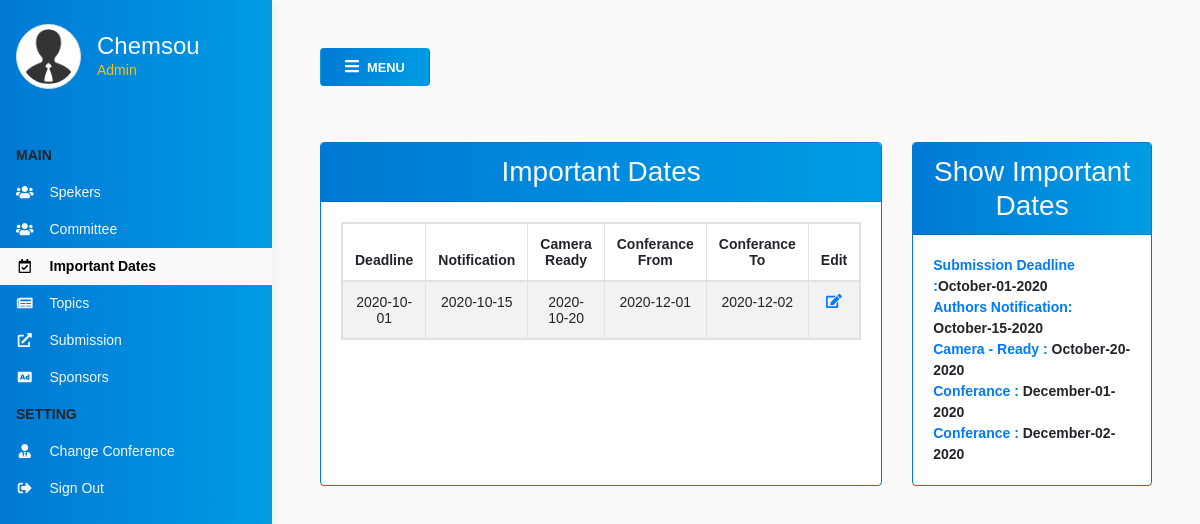
The page /Admin/ImportantDates.php (signed in) on the database its author committed.
### tables this page shows
CREATE TABLE `General_Chairs`(
   ID_GC INT,
   Name VARCHAR(255) NOT NULL,
   University VARCHAR(255) NOT NULL,
   Country VARCHAR(255) NOT NULL,
   username VARCHAR(50) NOT NULL,
   pswd VARCHAR(50) NOT NULL,
   PRIMARY KEY(ID_GC)
);

CREATE TABLE `Important_Dates`(
   ID_IMP INT,
   Deadline DATE NOT NULL,
   Notification DATE NOT NULL,
   Camera_Ready DATE NOT NULL,
   ConferenceFr DATE NOT NULL,
   ConferenceTo DATE NOT NULL,
   PRIMARY KEY(ID_IMP)
);

### Admin/ImportantDates.php (the view, shortened to what this page needs)
<?php include("includes/header.php"); ?>
<div class="page-content p-5" id="content">
  <button id="sidebarCollapse" type="button" class="btn rounded-pill shadow-sm px-4 mb-5"><i class="fa fa-bars mr-2"></i><small class="text-uppercase font-weight-bold">Menu</small></button>
<div class="row">
<div class="col my-2">
      <div class="card card-outline-secondary h-100">
        <div class="card-header" >
            <h3 class="mb-0 text-center text-light">Important Dates</h3>
        </div>
        <div class="card-body">
        <table class="table table-responsive table-striped table-bordered">
          <thead>
              <tr>
                  <th scope="col">Deadline</th>
                  <th scope="col">Notification</th>
                  <th scope="col">Camera Ready</th>
                  <th scope="col">Conferance From</th>
                  <th scope="col">Conferance To</th>
                  <th scope="col">Edit</th>
              </tr>
          </thead>
          <tbody>
          <?php
            $sql="SELECT * FROM important_dates";
            $res=mysqli_query($conn,$sql);
            while( $row= mysqli_fetch_array($res) ) {
              echo "<tr>";
              echo "<td>".$row['Deadline']."</td>";
              echo "<td>".$row['Notification']."</td>";
              echo "<td>".$row['Camera_Ready']."</td>";
              echo "<td>".$row['ConferenceFr']."</td>";
              echo "<td>".$row['ConferenceTo']."</td>";
              echo "<td> <a href='#Dates_".$row['ID_IMP']."'' class='btn-md' data-toggle='modal'><i class='fas fa-edit text-primary'></i></a> </td>";
              echo "</tr>";
            ?>
          </tbody>
        </table>
        </div>
      </div>
</div>
<div class="col my-2">
      <div class="card card-outline-secondary h-100" >
        <div class="card-header">
            <h3 class="mb-0 text-center text-light">Show Important Dates</h3>
        </div>
        <div class="card-body">
        <?php
            $row['Deadline']=date("F-d-Y",strtotime($row['Deadline']));
            $row['Notification']=date("F-d-Y",strtotime($row['Notification']));
            $row['Camera_Ready']=date("F-d-Y",strtotime($row['Camera_Ready']));
            $row['ConferenceFr']=date("F-d-Y",strtotime($row['ConferenceFr']));
            $row['ConferenceTo']=date("F-d-Y",strtotime($row['ConferenceTo']));
            echo "<span class='text-primary font-weight-bold'>Submission Deadline :</span><b>".$row['Deadline']."</b> <br>";
            echo "<span class='text-primary font-weight-bold'>Authors Notification: </span><b>".$row['Notification']."</b> <br>";
            echo "<span class='text-primary font-weight-bold'>Camera - Ready : </span><b>".$row['Camera_Ready']."</b> <br>";
            echo "<span class='text-primary font-weight-bold'>Conferance : </span><b>".$row['ConferenceFr']."</b> <br>";
            echo "<span class='text-primary font-weight-bold'>Conferance : </span><b>".$row['ConferenceTo']."</b> <br>";
                    }
            ?>
        </div>
      </div>
</div>
</div>
<?php include("includes/footer.php"); ?>

### Admin/includes/header.php (shortened to what this page needs)
<?php
    include "database.php";
?>
<!DOCTYPE html>
<html>
<head>
    <link rel="stylesheet" href="https://maxcdn.bootstrapcdn.com/bootstrap/4.0.0/css/bootstrap.min.css">
    <link rel="stylesheet" href="https://cdnjs.cloudflare.com/ajax/libs/font-awesome/5.14.0/css/all.min.css">
    <link rel="stylesheet" href="https://cdn.datatables.net/1.10.21/css/dataTables.bootstrap4.min.css">
    <link rel="stylesheet" href="https://cdnjs.cloudflare.com/ajax/libs/animate.css/4.0.0/animate.min.css"/>
    <link rel="stylesheet" href="css/Style.css">
</head>
<body>
<div class="vertical-nav " id="sidebar">
  <div class="py-4 px-3 mb-4">
    <div class="media d-flex align-items-center"><img src="images/Admin.png" alt="..." width="65" class="mr-3 rounded-circle img-thumbnail shadow-sm">
      <div class="media-body">
        <a href="." class="m-0 text-light">
            <?php
                $sql ="SELECT username FROM general_chairs where ID_GC = '".$_SESSION['ID_GC']."'";
                $result = mysqli_query($conn, $sql);
                while($row = mysqli_fetch_assoc($result)) {
                    echo "<h4 class='m-0'>" . $row["username"] ."</h4>";
                }
            ?>
        </a>
        <p class="font-weight-light text-warning mb-0">Admin</p>
      </div>
    </div>
  </div>
  <p class="font-weight-bold text-uppercase px-3 py-2 mb-0">Main</p>
  <ul class="nav flex-column mb-0">
    <li class="nav-item">
      <a href="." class="nav-link text-light">
      <i class="fas fa-users mr-3 fa-fw"></i>Spekers
        </a>
    </li>
    <li class="nav-item">
      <a href="Committee.php" class="nav-link text-light">
        <i class="fas fa-users mr-3 fa-fw"></i>Committee
      </a>
    </li>
    <li class="nav-item">
      <a href="ImportantDates.php" class="nav-link text-light">
          <i class="far fa-calendar-check mr-3 fa-fw"></i>Important Dates
        </a>
    </li>
    <li class="nav-item">
      <a href="Topics.php" class="nav-link text-light">
        <i class="fas fa-newspaper mr-3 fa-fw"></i>Topics
      </a>
    </li>
    <li class="nav-item">
      <a href="Submission.php" class="nav-link text-light">
        <i class="fas fa-external-link-alt mr-3 fa-fw"></i>Submission
      </a>
    </li>
    <li class="nav-item">
      <a href="Sponsors.php" class="nav-link text-light">
        <i class="fas fa-ad mr-3 fa-fw"></i>Sponsors
      </a>
    </li>
  </ul>
  <p class="font-weight-bold text-uppercase px-3 py-2 mb-0">Setting</p>
  <ul class="nav flex-column mb-0">
    <li class="nav-item">
      <a href="ChangeConference.php" class="nav-link text-light">
          <i class="fas fa-user-tie mr-3 fa-fw"></i>Change Conference
        </a>
    </li>
    <li class="nav-item">
      <a href="Logout.php" class="nav-link text-light">
          <i class="fas fa-sign-out-alt mr-3 fa-fw"></i>Sign Out
        </a>
    </li>
  </ul>
</div>

### Admin/includes/footer.php (shortened to what this page needs)
</body>
</html>

### Admin/css/Style.css (style rules this page uses)
body { font-family: "Poppins", Arial, sans-serif; font-size: 14px; font-weight: normal; background: #fafafa; }
a { text-decoration: none !important; }
.nav-link.active { font-weight: bold; color: #000 !important; background-color: #fafafa !important; }
.vertical-nav { min-width: 17rem; width: 17rem; min-height: 100vh; position: fixed; top: 0; left: 0; box-shadow: 3px 3px 10px rgba(128, 125, 125, 0.1); transition: all 0.4s; background: linear-gradient(to right, rgb(0,121,213), rgb(0,156,228)); background: -webkit-linear-gradient(to right, rgb(0,121,213), rgb(0,156,228)); }
.page-content { width: calc(100% - 17rem); margin-left: 17rem; transition: all 0.4s; }
.page-content #sidebarCollapse { color: #fff; background: linear-gradient(to right, rgb(0,121,213), rgb(0,156,228)); }
.page-content .card { border: 1.5px solid rgb(0,121,213); }
.page-content .card .card-header { background: linear-gradient(to right, rgb(0,121,213), rgb(0,156,228)); text-align: center; color: #fff; }
.page-content table { line-height: normal; }
.page-content th, td { text-align: center !important; }

### rows shown on the page
general_chairs: username "Chemsou"
important_dates: Deadline "2020-10-01", Notification "2020-10-15", Camera_Ready "2020-10-20", ConferenceFr "2020-12-01", ConferenceTo "2020-12-02", Deadline "October-01-2020", Notification "October-15-2020", Camera_Ready "October-20-2020", ConferenceFr "December-01-2020", ConferenceTo "December-02-2020"
